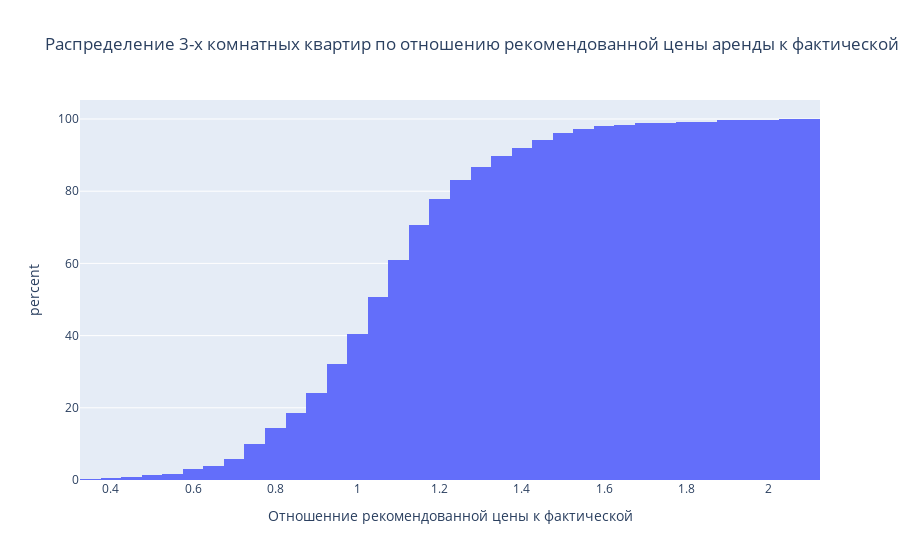

The notebook cell saved with this chart:
### Code cell
df5 = df[df['Отношенние рекомендованной цены к фактической'] != 'Нет данных']
px.histogram(df5, 'Отношенние рекомендованной цены к фактической', cumulative=True, histnorm='percent', title='Распределение 3-х комнатных квартир по отношению рекомендованной цены аренды к фактической')

### Figure 1 — Plotly figure (JSON) as saved in the notebook; plotly's stock layout.template omitted (floating-point values rounded to 4 significant figures; data arrays with more than 128 entries replaced by an {"elided": "..."} marker saying what was removed)
{"data": [{"alignmentgroup": "True", "bingroup": "x", "cumulative": {"enabled": true}, "histnorm": "percent", "hovertemplate": "Отношенние рекомендованной цены к фактической=%{x}<br>percent=%{y}<extra></extra>", "legendgroup": "", "marker": {"color": "#636efa"}, "name": "", "offsetgroup": "", "orientation": "v", "showlegend": false, "type": "histogram", "x": {"elided": "1267 float values"}, "xaxis": "x", "yaxis": "y"}], "layout": {"barmode": "relative", "legend": {"tracegroupgap": 0}, "title": {"text": "Распределение 3-х комнатных квартир по отношению рекомендованной цены аренды к фактической"}, "xaxis": {"anchor": "y", "domain": [0, 1], "title": {"text": "Отношенние рекомендованной цены к фактической"}}, "yaxis": {"anchor": "x", "domain": [0, 1], "title": {"text": "percent"}}}}
